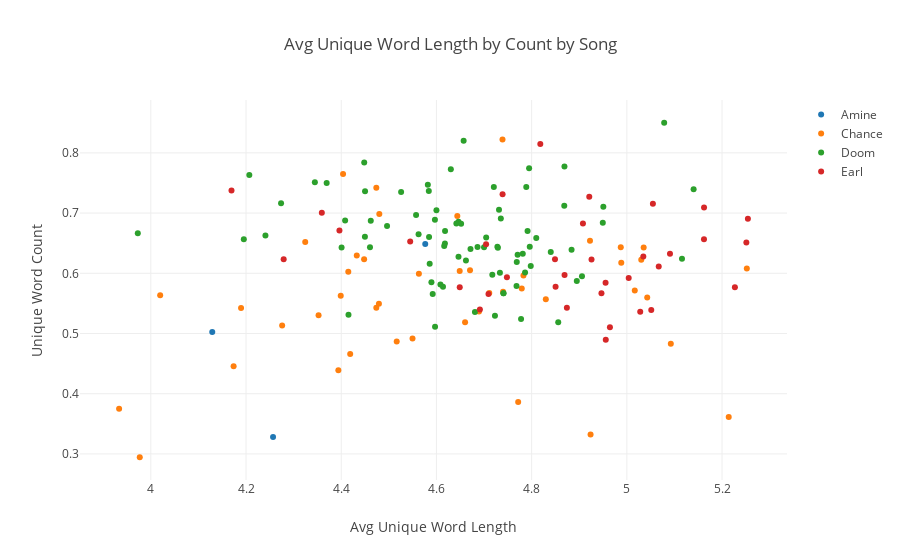

Notebook source saved alongside this figure:
### Code cell
unique_count_to_length(sub_works.values())

### Figure 1 — Plotly figure (JSON) as saved in the notebook; plotly's stock layout.template omitted (floating-point values rounded to 4 significant figures)
{"data": [{"hoverinfo": "text", "mode": "markers", "name": "Amine", "text": ["25", "Mr. Nobody", "Get Down"], "type": "scatter", "x": [4.576, 4.129, 4.257], "y": [0.6489, 0.5027, 0.3282]}, {"hoverinfo": "text", "mode": "markers", "name": "Chance", "text": ["Lost", "Acid Rain", "Chain Smoker", "Everything's Good (Good Ass Outro)", "Interlude (That's Love)", "Juice", "Paranoia *", "NaNa", "Cocoa Butter Kisses", "Smoke Again", "Pusha Man", "Favorite Song", "Good Ass Intro", "Everybody's Something", "14,400 Minutes", "Brain Cells", "Juke Juke", "Missing You", "Nostalgia", "Prom Night", "U Got Me Fucked Up", "Hey Ma", "Fuck You Tahm Bout", "Family", "Windows", "Long Time II", "I Am Very Very Lonely", "Same Drugs", "Smoke Break", "Angels", "All Night", "Drown", "Blessings (Reprise)", "How Great", "Finish Line", "Mixtape", "All We Got", "D.R.A.M. Sings Special", "Juke Jam", "No Problem", "Summer Friends", "Blessings", "The Writer", "I Ain't Word", "Israel (Sparring)"], "type": "scatter", "x": [4.02, 5.043, 4.433, 5.214, 4.924, 4.779, 4.988, 4.644, 4.404, 4.448, 4.324, 4.48, 4.772, 4.66, 4.649, 5.252, 4.19, 4.479, 5.035, 5.092, 4.739, 4.399, 4.689, 4.474, 4.55, 4.783, 4.474, 4.276, 4.394, 3.977, 4.174, 4.419, 4.923, 5.017, 4.563, 4.517, 4.415, 3.933, 4.352, 4.74, 4.671, 4.987, 4.711, 4.83, 5.03], "y": [0.5635, 0.5599, 0.6295, 0.3615, 0.3323, 0.5746, 0.6173, 0.6952, 0.7647, 0.6235, 0.652, 0.6983, 0.3862, 0.5189, 0.6037, 0.608, 0.5426, 0.5496, 0.6429, 0.4831, 0.8221, 0.5629, 0.5367, 0.5429, 0.4918, 0.5964, 0.7422, 0.5133, 0.439, 0.2945, 0.4457, 0.4661, 0.654, 0.5714, 0.5994, 0.4869, 0.6027, 0.375, 0.5303, 0.5695, 0.6049, 0.6434, 0.5672, 0.5569, 0.6226]}, {"hoverinfo": "text", "mode": "markers", "name": "Doom", "text": ["Anti-Matter", "Supervillainz", "Absolutely", "More Rhymin'", "Batty-Boys", "Rap Ambush", "Ballskin", "Microwave Mayo", "Lightworks", "Gazillion Ear", "Angelz", "Strange Universe", "Raid", "Strange Ways", "Great Day", "Accordion", "Money Folder", "America's Most Blunted", "Fall Back/Titty Fat", "Space Ho's", "Vats of Urine", "Mince Meat", "Crosshairs", "Perfect Hair", "Bada Bing", "El Chupa Nibre", "No Names", "A.T.H.F.", "Basket Case", "Old School", "Benzie Box", "The Mask", "Sofa King Remix", "El Chupa Nibre Remix", "Perfect Hair II", "Korn Dogs", "Space Ho's (Madlib Remix)", "Entrees: Kookies", "Appetizers: One Beer", "Entrees: Kon Karne", "The Mic", "Who You Think I Am", "The Finest", "Hero V.S. Villain", "Greenbacks", "Go With the Flow", "Beef Rapp", "Deep Fried Frenz", "Kon Queso", "Hoe Cakes", "Rapp Snitch Knishes", "Blunt Drunk (All Outta Ale Remix)", "Angeles", "Ghostwhirl", "Rock Co.Kane Flow", "Chinatown Wars (Like a Renegade)", "Put Your Quarter Up", "Potholderz", "Closer", "Never Dead", "New Beginning", "Get 'Er Done", "Trap Door", " Cellz", "Project Jazz", "November Has Come", "In the Streets", "Highs and Lows *", "Fire Wood Drumstix", "Victory Laps", "Fly That Knot", "Blacklist", "The Unexpected", "Biochemical Equation", "Masquatch", "Ray Gun", "I Hear Voices\t", "Think I Am", "Melody (Remix)"], "type": "scatter", "x": [4.592, 4.195, 4.84, 4.869, 4.786, 5.078, 4.791, 4.949, 4.657, 4.895, 4.731, 4.951, 4.721, 4.796, 4.728, 4.618, 4.771, 4.584, 4.616, 4.741, 4.729, 4.884, 4.597, 4.562, 4.768, 4.662, 4.717, 4.81, 5.116, 4.63, 4.646, 4.462, 4.589, 4.672, 4.45, 4.906, 4.733, 4.769, 4.608, 4.781, 4.778, 4.207, 4.723, 4.681, 4.741, 4.401, 4.704, 4.856, 4.614, 4.415, 4.789, 4.597, 4.642, 4.369, 4.586, 4.345, 4.274, 3.973, 4.557, 4.7, 4.448, 4.408, 4.652, 5.14, 4.496, 4.46, 4.526, 4.795, 4.735, 4.869, 4.798, 4.585, 4.618, 4.45, 4.686, 4.582, 4.646, 4.241, 4.6], "y": [0.5654, 0.6564, 0.6354, 0.7774, 0.6014, 0.85, 0.6703, 0.684, 0.8203, 0.5872, 0.7056, 0.7105, 0.7432, 0.6442, 0.6442, 0.6497, 0.6307, 0.7366, 0.6452, 0.567, 0.6424, 0.6392, 0.6889, 0.6647, 0.579, 0.6212, 0.5974, 0.6587, 0.6241, 0.7727, 0.6856, 0.6872, 0.5852, 0.6402, 0.6608, 0.5952, 0.6011, 0.619, 0.5813, 0.6327, 0.5243, 0.7632, 0.5295, 0.5356, 0.5669, 0.643, 0.6594, 0.5187, 0.5779, 0.5312, 0.7435, 0.5112, 0.6825, 0.75, 0.6157, 0.7513, 0.7162, 0.6667, 0.6968, 0.6432, 0.7838, 0.6877, 0.6823, 0.7394, 0.6786, 0.6433, 0.7348, 0.7744, 0.6911, 0.7124, 0.6121, 0.6605, 0.67, 0.7362, 0.6435, 0.7468, 0.6276, 0.6626, 0.7048]}, {"hoverinfo": "text", "mode": "markers", "name": "Earl", "text": ["Polo Jeans", "New Faces", "Sunday", "Whoa", "Sasquatch", "Hoarse", "Chum", "Guild", "Burgundy", "Centurion", "Pre", "Knight", "20 Wave Caps", "Hive", "Molasses", "Earl", "Pigions", "Couch", "Kill", "Stapleton", "Luper", "epaR", "Moonlight", "AssMilk", "I'm Not Real", "Chordaroy", "CopKiller", "P2", "Between Friends", "Rusty", "Bill", "Stick Up", "Fuck Your Compression", "Super Rich Kids", "Ride Slow"], "type": "scatter", "x": [5.004, 4.956, 4.964, 5.254, 5.091, 5.162, 5.162, 4.869, 4.85, 4.739, 4.691, 5.035, 4.849, 5.067, 4.704, 4.926, 4.955, 5.227, 5.055, 4.874, 4.709, 4.748, 4.649, 5.028, 4.947, 4.396, 4.921, 4.545, 4.908, 4.359, 5.051, 4.169, 5.251, 4.818, 4.279], "y": [0.5922, 0.4898, 0.5102, 0.6905, 0.6324, 0.7093, 0.6565, 0.5972, 0.5779, 0.7314, 0.5399, 0.6277, 0.6235, 0.6111, 0.6481, 0.6229, 0.5843, 0.577, 0.7153, 0.5427, 0.5655, 0.5935, 0.5767, 0.5361, 0.5668, 0.6709, 0.7273, 0.6527, 0.6826, 0.7007, 0.5392, 0.7375, 0.6512, 0.8148, 0.6232]}], "layout": {"hovermode": "closest", "title": "Avg Unique Word Length by Count by Song", "xaxis": {"title": "Avg Unique Word Length"}, "yaxis": {"title": "Unique Word Count"}}}
